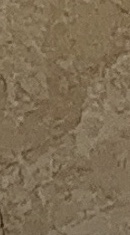
#> input picture website/model/class/tex/tx_board.jpg, 130 x 235 px, given in place of a_left.png, which was not available
$ python compose.py tex/tx_board.jpg
#> lines starting #> are read from the running program, lines starting #| are printed output that depends on the picture; pictures that were not available may be replaced by others from this repository, and a replacement may not be noted
"""Line the other photos of each wall up on its rectified anchor (SIFT + RANSAC: a wall is a plane, so a
homography is exact), match their exposure, and composite."""
import cv2, numpy as np, sys
D = sys.argv[1]; PX = 360; W, L, H = 6.2, 7.4, 3.6
sift = cv2.SIFT_create(nfeatures=20000)
def img(n): return cv2.imread(f'{D}/images/{n}.jpg')
def register(photo, canvas, cmask, region=None):
    g1 = cv2.cvtColor(cv2.resize(photo, None, fx=.5, fy=.5), cv2.COLOR_BGR2GRAY)
    g2 = cv2.cvtColor(canvas, cv2.COLOR_BGR2GRAY)
    m2 = cmask.copy()
    if region is not None: m2 = cv2.bitwise_and(m2, region)
    k1, d1 = sift.detectAndCompute(g1, None); k2, d2 = sift.detectAndCompute(g2, m2)
    mt = cv2.BFMatcher().knnMatch(d1, d2, k=2)
    good = [m for m, n in mt if m.distance < 0.72 * n.distance]
    src = np.float32([k1[m.queryIdx].pt for m in good]) * 2; dst = np.float32([k2[m.trainIdx].pt for m in good])
    Hm, inl = cv2.findHomography(src, dst, cv2.RANSAC, 4.0)
    print('  matches', len(good), 'inliers', int(inl.sum()))
    size = (canvas.shape[1], canvas.shape[0])
    out = cv2.warpPerspective(photo, Hm, size, flags=cv2.INTER_CUBIC)
    msk = cv2.warpPerspective(np.full(photo.shape[:2], 255, np.uint8), Hm, size)
    return out, cv2.erode(msk, np.ones((15, 15), np.uint8))
def rect(shape, u0, u1, v0, v1):
    m = np.zeros(shape[:2], np.uint8)
    cv2.rectangle(m, (int(u0*PX), int((H-v1)*PX)), (int(u1*PX), int((H-v0)*PX)), 255, -1); return m
def gain(canvas, cm, layer, lm):
    ov = (cm > 0) & (lm > 0)
    if ov.sum() < 5000: return layer
    g = np.median(canvas[ov].astype(np.float32), 0) / np.maximum(np.median(layer[ov].astype(np.float32), 0), 1)
    g = np.clip(g, 0.75, 1.33); print('  gain', g.round(3))
    return np.clip(layer.astype(np.float32) * g, 0, 255).astype(np.uint8)
def over(canvas, cm, layer, lm, region, feather=25, match=True):
    m = cv2.bitwise_and(lm, region)
    if match: layer = gain(canvas, cm, layer, m)
    a = cv2.GaussianBlur(cv2.erode(m, np.ones((feather, feather), np.uint8)), (0, 0), feather / 2).astype(np.float32)[..., None] / 255
    a = np.where(cm[..., None] == 0, (m[..., None] > 0).astype(np.float32), a)
    canvas[:] = (canvas * (1 - a) + layer * a).astype(np.uint8); cm[:] = np.maximum(cm, m)
def load(n): return cv2.imread(f'a_{n}.png'), cv2.imread(f'a_{n}_m.png', 0)
#> called with n = 'left'
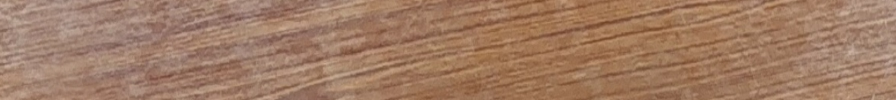
#> input picture website/model/class/tex/tx_wood.jpg, 1792 x 200 px, given in place of a_left_m.png, which was not available (shown at 1/2 size)

# LEFT wall: 66 anchor; 72 for the top band and the festival list; 64 for the days and numerals at the back end
print('left'); c, cm = load('left')
#> further down, c is the input picture: shape (235, 130, 3); mean B, G, R 84, 109.6, 126.7
#> after `c, cm = load('left')`:
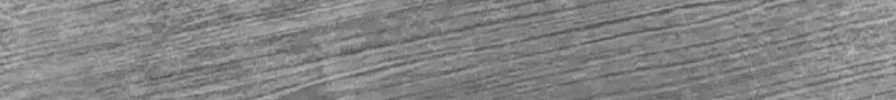
#> cm: shape (200, 1792) (shown at 1/2 size); min 76, max 187, mean 131.8
PADL = 1.4   # the wall goes on past the anchor photo's left edge (the days and numerals charts): room for them
c = cv2.copyMakeBorder(c, 0, 0, int(PADL*PX), 0, cv2.BORDER_CONSTANT, value=0); cm = cv2.copyMakeBorder(cm, 0, 0, int(PADL*PX), 0, cv2.BORDER_CONSTANT, value=0)
#> after `c = cv2.copyMakeBorder(c, 0, 0, int(PADL * PX), 0, cv2.BORDER_CONSTANT`:
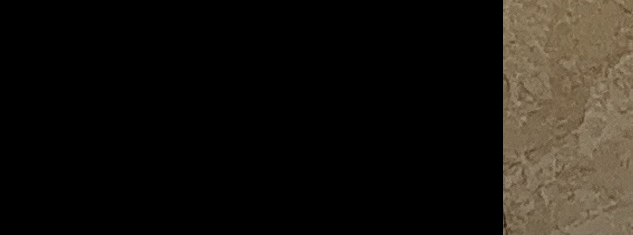
#> c: shape (235, 633, 3); mean B, G, R 17.2, 22.5, 26
#> after `cm = cv2.copyMakeBorder(cm, 0, 0, int(PADL * PX), 0, cv2.BORDER_CONSTA`:
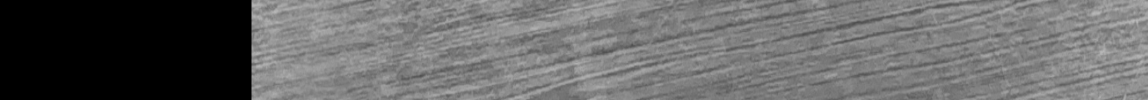
#> cm: shape (200, 2295) (shown at 1/2 size); min 0, max 187, mean 102.9
base = c.copy(); bm = cm.copy()
p64, m64 = register(img(64), base, bm)
#> in img, returned value is the input picture: shape (200, 1792, 3); mean B, G, R 100.1, 123.5, 160.2
#> in register, `g1 = cv2.cvtColor(cv2.resize(photo, None, fx=.5, fy=.5), cv2.COLOR_BGR..`:
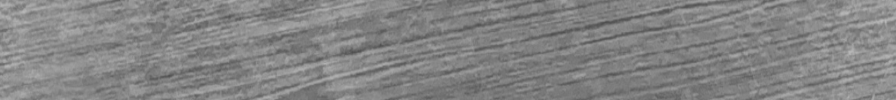
#> g1: shape (100, 896); min 79, max 186, mean 131.9
#> in register, `g2 = cv2.cvtColor(canvas, cv2.COLOR_BGR2GRAY)`:
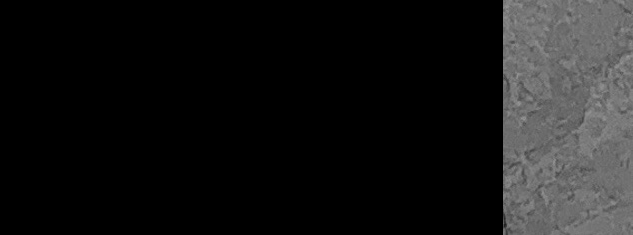
#> g2: shape (235, 633); min 0, max 154, mean 23
#> in register, `k1, d1 = sift.detectAndCompute(g1, None)`: k1 = 795 keypoints; strongest (x, y, size): (687, 6, 3.4), (319, 59, 3.5), (381, 69, 3.3), (380, 65, 2.7)
#> in register, `k2, d2 = sift.detectAndCompute(g2, m2)`: k2 = 134 keypoints; strongest (x, y, size): (504, 82, 2.5), (505, 17, 3.1), (505, 6, 4), (505, 195, 3.9)
#> in register, `mt = cv2.BFMatcher().knnMatch(d1, d2, k=2)`: mt = 795 matches
#> in register, `mt = cv2.BFMatcher().knnMatch(d1, d2, k=2)`:
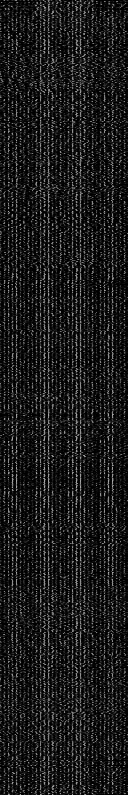
#> d1: shape (795, 128) float32; min 0, max 171, mean 27
#> in register, `good = [m for m, n in mt if m.distance < 0.72 * n.distance]`: good = 1 matches
#> in register, `src = np.float32([k1[m.queryIdx].pt for m in good]) * 2`: src = [[815.6, 168.8]]
#> in register, `dst = np.float32([k2[m.trainIdx].pt for m in good])`: dst = [[515.4, 21.36]]
#> (the run stopped early here; a loop or call above may not have finished)
